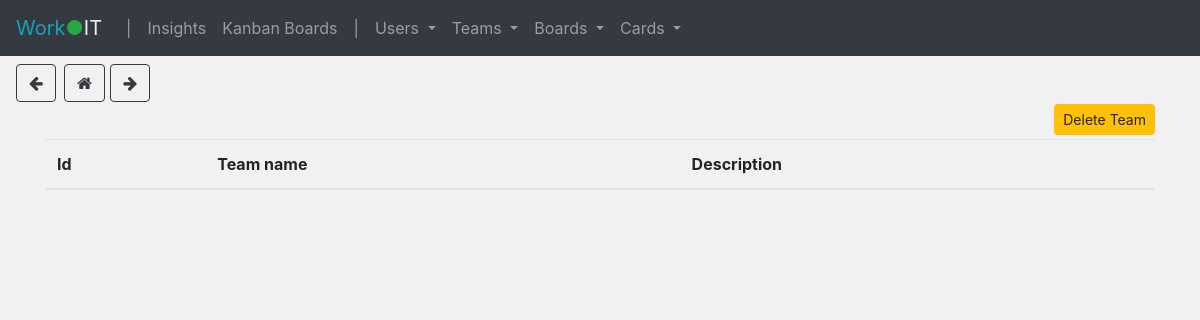
The app's page /team_list, older data.
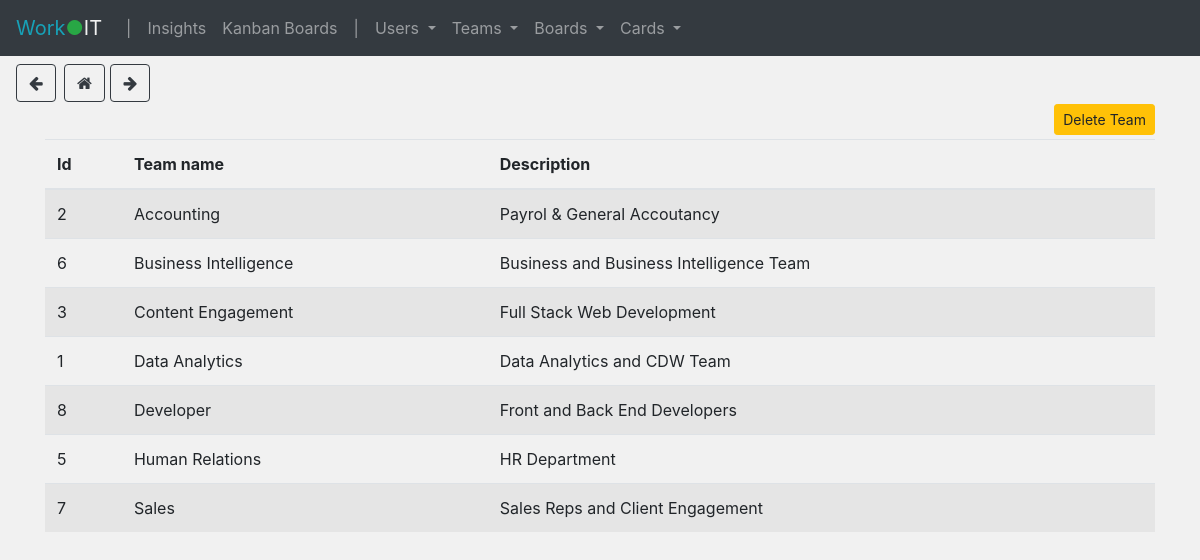
The same page, newer data.
### tables this page shows
CREATE TABLE team(id INTEGER PRIMARY KEY AUTOINCREMENT,name TEXT,description TEXT);

### app.py (the view)
@app.route('/team_list')
def team_list():
    users, teams = get_users(), get_teams()
    return render_template('team_list.html', users=users, teams=teams)

### scripts.py (called while the page is built)
def get_teams():
    con_teams = sqlite3.connect("database.db")
    con_teams.row_factory = sqlite3.Row
    cur = con_teams.cursor()
    cur.execute("SELECT * FROM team ORDER BY name")
    teams = cur.fetchall()
    con_teams.close()
    return teams

def get_users():
    con_users = sqlite3.connect("database.db")
    con_users.row_factory = sqlite3.Row
    cur = con_users.cursor()
    cur.execute("SELECT * FROM user ORDER BY name")
    users = cur.fetchall()
    con_users.close()
    return users

### templates/team_list.html (shortened to what this page needs)
{% extends "base.html" %}
{% block head %}
    {{ super() }}
{% endblock %}
{% block content %}
    <div class="text-right mt-5 mb-1">
        <button type="button" class="btn btn-warning btn-sm" data-toggle="modal" data-target="#delete-team">
            Delete Team
        </button>
    </div>
    <table class="table table-striped">
        <thead>
        <tr>
            <th>Id</th>
            <th>Team name</th>
            <th>Description</th>
        </tr>
        </thead>
        <tbody>
        {% for team in teams %}
            <tr>
                <td>{{ team['id'] }}</td>
                <td>{{ team['name'] }}</td>
                <td>{{ team['description'] }}</td>
            </tr>
        {% endfor %}
        </tbody>
    </table>
{% endblock %}

Row changes from the older to the newer data that the page shows:
added team: id "2", name "Accounting", description "Payrol & General Accoutancy"
added team: id "6", name "Business Intelligence", description "Business and Business Intelligence Team"
added team: id "3", name "Content Engagement", description "Full Stack Web Development"
added team: id "1", name "Data Analytics", description "Data Analytics and CDW Team"
added team: id "8", name "Developer", description "Front and Back End Developers"
added team: id "5", name "Human Relations", description "HR Department"
added team: id "7", name "Sales", description "Sales Reps and Client Engagement"
